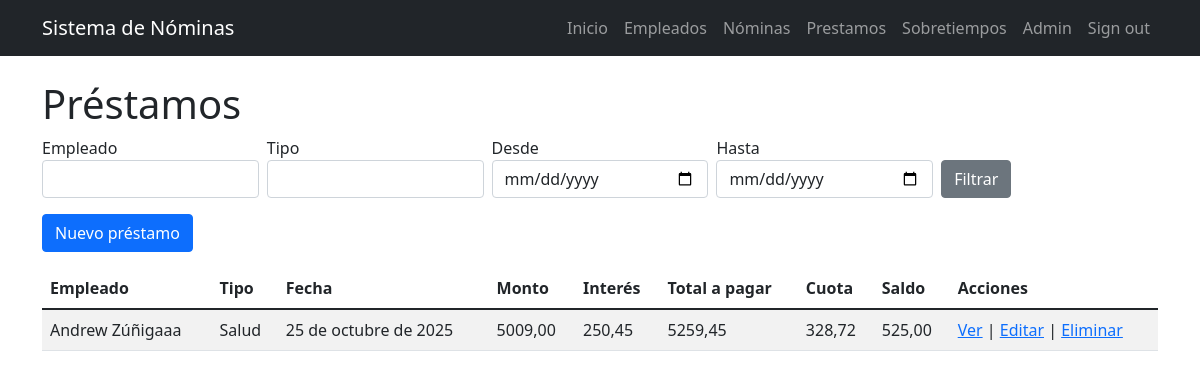
/prestamos/ (signed in), run on an earlier commit of the app's database.
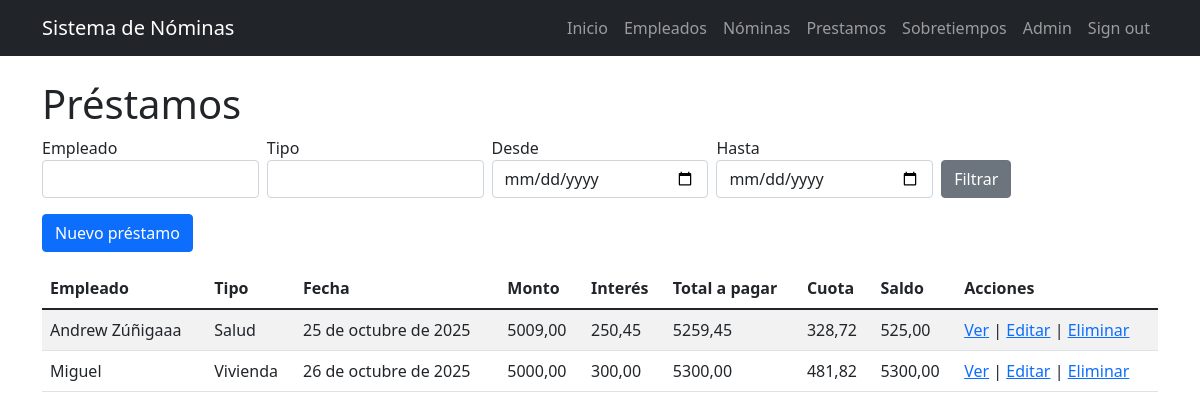
And on a later commit of the database.
### prestamo/models.py (models this page shows, shortened)
class Prestamo(models.Model):
    empleado = models.ForeignKey(Empleado, on_delete=models.CASCADE)
    tipo_prestamo = models.ForeignKey(TipoPrestamo, on_delete=models.CASCADE)
    fecha_prestamo = models.DateField()
    monto = models.DecimalField(max_digits=10, decimal_places=2)
    interes = models.DecimalField(max_digits=10, decimal_places=2)
    monto_pagar = models.DecimalField(max_digits=10, decimal_places=2)
    numero_cuotas = models.PositiveIntegerField(default=1)
    cuota_mensual = models.DecimalField(max_digits=10, decimal_places=2, editable=False)
    saldo = models.DecimalField(max_digits=10, decimal_places=2, editable=False)

class TipoPrestamo(models.Model):
    descripcion = models.CharField(max_length=100)
    tasa = models.IntegerField(default=0)

### nomina/models.py (models this page shows, shortened)
class Empleado(models.Model):
    cedula = models.CharField(
        max_length=10,
        unique=True,
        validators=[
            RegexValidator(
                regex=r'^\d{10}$',
                message='La cédula debe tener exactamente 10 dígitos numéricos.'
            )
        ],
        help_text='Cédula ecuatoriana de 10 dígitos'
    )
    nombre = models.CharField(max_length=100)
    sueldo = models.DecimalField(max_digits=10, decimal_places=2,validators=[MinValueValidator(0, 'El sueldo no puede ser negativo.')])
    departamento = models.CharField(max_length=100)
    cargo = models.CharField(max_length=100)

### prestamo/views.py (the view)
# urls.py: path('', PrestamoListView.as_view(), name='prestamo_list'),
class PrestamoListView(LoginRequiredMixin, ListView):
    model = Prestamo
    template_name = 'prestamos/prestamo_list.html'
    context_object_name = 'page_obj'
    paginate_by = 10

### prestamo/templates/prestamos/prestamo_list.html (shortened to what this page needs)
{% extends 'nomina/base.html' %}
{% block content %}
<h1>Préstamos</h1>
<form method="get" class="mb-3">
  <div class="row g-2">
    <div class="col">
      <label>Empleado</label>
      <input type="number" name="empleado" value="{{ request.GET.empleado }}" class="form-control">
    </div>
    <div class="col">
      <label>Tipo</label>
      <input type="number" name="tipo" value="{{ request.GET.tipo }}" class="form-control">
    </div>
    <div class="col">
      <label>Desde</label>
      <input type="date" name="desde" value="{{ request.GET.desde }}" class="form-control">
    </div>
    <div class="col">
      <label>Hasta</label>
      <input type="date" name="hasta" value="{{ request.GET.hasta }}" class="form-control">
    </div>
    <div class="col d-flex align-items-end">
      <button type="submit" class="btn btn-secondary">Filtrar</button>
    </div>
  </div>
</form>
<a href="{% url 'prestamos:prestamo_create' %}" class="btn btn-primary mb-3">Nuevo préstamo</a>
<table class="table table-striped">
  <thead>
    <tr>
      <th>Empleado</th>
      <th>Tipo</th>
      <th>Fecha</th>
      <th>Monto</th>
      <th>Interés</th>
      <th>Total a pagar</th>
      <th>Cuota</th>
      <th>Saldo</th>
      <th>Acciones</th>
    </tr>
  </thead>
  <tbody>
    {% for p in page_obj %}
    <tr>
      <td>{{ p.empleado.nombre }}</td>
      <td>{{ p.tipo_prestamo.descripcion }}</td>
      <td>{{ p.fecha_prestamo }}</td>
      <td>{{ p.monto }}</td>
      <td>{{ p.interes }}</td>
      <td>{{ p.monto_pagar }}</td>
      <td>{{ p.cuota_mensual }}</td>
      <td>{{ p.saldo }}</td>
      <td>
        <a href="{% url 'prestamos:prestamo_detail' p.pk %}">Ver</a> |
        <a href="{% url 'prestamos:prestamo_update' p.pk %}">Editar</a> |
        <a href="{% url 'prestamos:prestamo_delete' p.pk %}">Eliminar</a>
      </td>
    </tr>
    {% empty %}
    <tr><td colspan="9">No hay registros.</td></tr>
    {% endfor %}
  </tbody>
</table>
{% endblock %}

What changed in the data, as far as the page shows it:
added Prestamo: empleado.nombre "Miguel", tipo_prestamo.descripcion "Vivienda", fecha_prestamo "26 de octubre de 2025", monto "5000,00", interes "300,00", monto_pagar "5300,00", cuota_mensual "481,82", saldo "5300,00"
